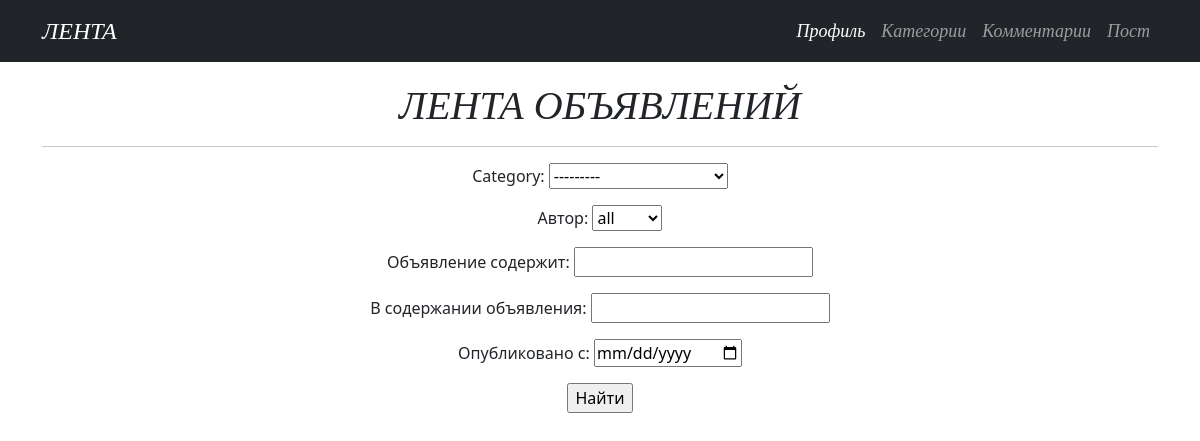
Page /article/ on the earlier database version.
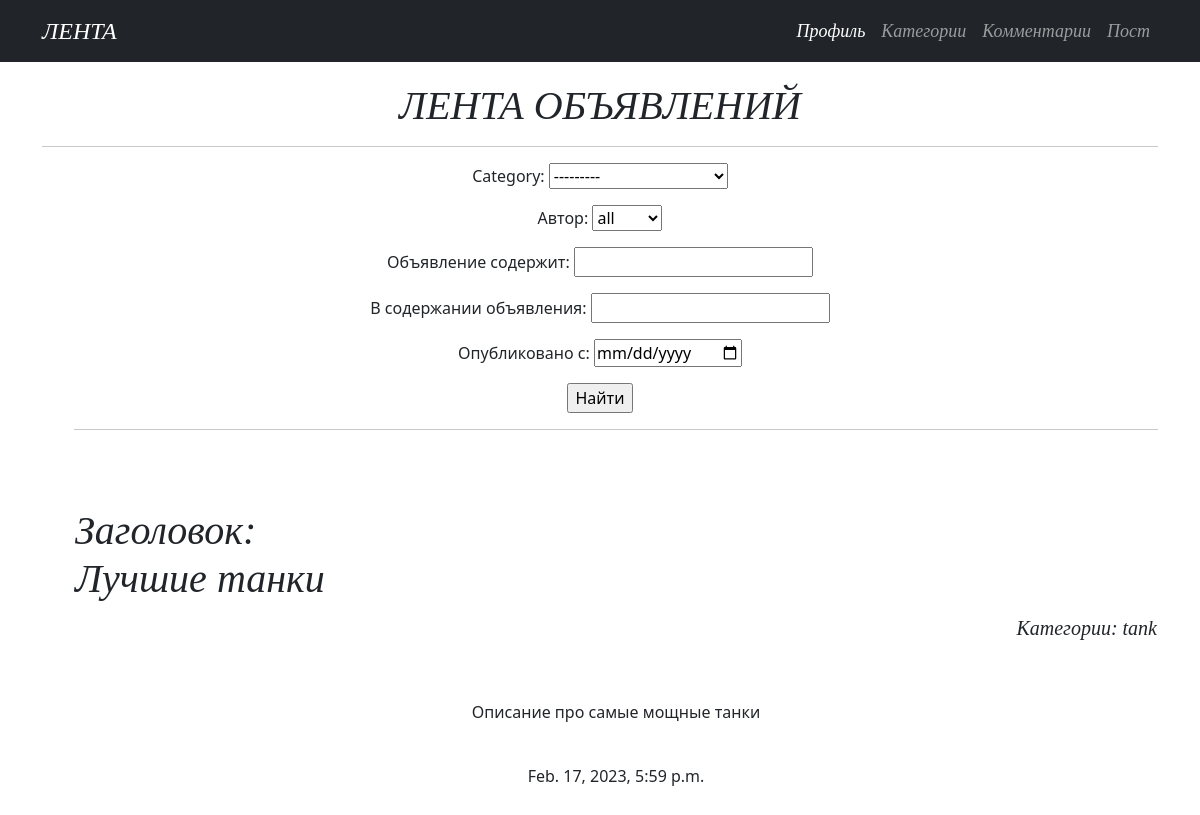
Same page on the later database version.
### service/models.py (models this page shows, shortened)
class Article(models.Model):
    TYPE = (
        ('tank', 'Танки'),
        ('heal', 'Хилы'),
        ('dd', 'ДД'),
        ('tank', 'Танки'),
        ('buyers', 'Торговцы'),
        ('gildemaster', 'Гилдмастеры'),
        ('quest', 'Квестгилверы'),
        ('smith', 'Кузнецы'),
        ('tanner', 'Кожевники'),
        ('potion', 'Зельевары'),
        ('spellmaster', 'Мастер заклинаний'),
    )
    author = models.ForeignKey(User, on_delete=models.CASCADE)
    author_id = author.primary_key
    title = models.CharField(max_length=64)
    text = models.CharField(max_length=64)
    category = models.CharField(max_length=11, choices=TYPE, default='tank')
    time_in = models.DateTimeField(auto_now_add=True)

### service/views.py (the view)
# urls.py: path('', ArticleList.as_view(), name='article'),
class ArticleList(ListView):
    model = Article
    ordering = '-id'
    template_name = 'article.html'
    context_object_name = 'article'
    def get_queryset(self):
        queryset = super().get_queryset()
        self.filterset = ArticleFilter(self.request.GET, queryset)
        return self.filterset.qs
    def get_context_data(self, **kwargs):
        context = super().get_context_data(**kwargs)
        context['filterset'] = self.filterset
        return context

### templates/article.html (shortened to what this page needs)
{% extends 'flatpages/default.html' %}
{% block content %}
<h1 style="text-align: center;margin-top: 20px;font-family: Candara;"><em>ЛЕНТА ОБЪЯВЛЕНИЙ</em></h1>
<hr>
<form style="text-align: midle;" action="" method="get">
    {{ filterset.form.as_p }}
    <input type="submit" value="Найти" />
</form>
{% for i in article %}
<ul>
    <hr>
    <p>&nbsp;</p>
    <table >
        <tbody>
        <tr>
            <td><h1 style="text-align: left;margin-top: 20px;font-family: Candara;"><em>Заголовок: {{ i.title }} </em></h1></td>
        </tr>
        <tr>
            <td></td>
            <td style="width: 800px;"><p style="text-align: right; font-size:20px; font-family: Candara;"><em>Категории: {{ i.category }}</em></p></td>
        </tr>
        </tbody>
    </table>
    <p>&nbsp;</p>
    {% autoescape off %}{{ i.text }}{% endautoescape %}
    <p>&nbsp;</p>
    {{ i.time_in }}
    <p>&nbsp;</p>
</ul>
{% endfor %}
{% endblock content %}

### templates/flatpages/default.html (shortened to what this page needs)
<!DOCTYPE html>
<html lang="en">
    <head>
        {% load static %}
        <link href="{% static 'css/styles.css' %}" rel="stylesheet" />
    </head>
    <body>
        <nav class="navbar navbar-expand-lg navbar-dark bg-dark">
            <div class="container">
                <a class="navbar-brand" href="/article/" style="font-family: Candara;"><font size="5"><em>ЛЕНТА</em></font></a>
                <div class="collapse navbar-collapse" id="navbarSupportedContent">
                    <ul class="navbar-nav ms-auto mb-2 mb-lg-0">
                        <li class="nav-item"><a class="nav-link active" aria-current="page" href="/account/" style="font-family: Candara;"><font size="4"><em>Профиль</em></font></a></li>
                        <li class="nav-item"><a class="nav-link" href="/category/" style="font-family: Candara;"><font size="4"><em>Категории</em></font></a></li>
                        <li class="nav-item"><a class="nav-link" href="/comments/" style="font-family: Candara;"><font size="4"><em>Комментарии</em></font></a></li>
                        <li class="nav-item"><a class="nav-link" href="/article/create/" style="font-family: Candara;"><font size="4"><em>Пост</em></font></a></li>
                    </ul>
                </div>
            </div>
        </nav>
        <div class="container">
            <div class="row">
                <div class="col-lg-12 text-center">
                    {% block content %}{% endblock content %}
                </div>
            </div>
        </div>
    </body>
</html>

Differences in the rows shown:
added Article: title "Лучшие танки", category "tank", text "Описание про самые мощные танки", time_in "Feb. 17, 2023, 5:59 p.m."
